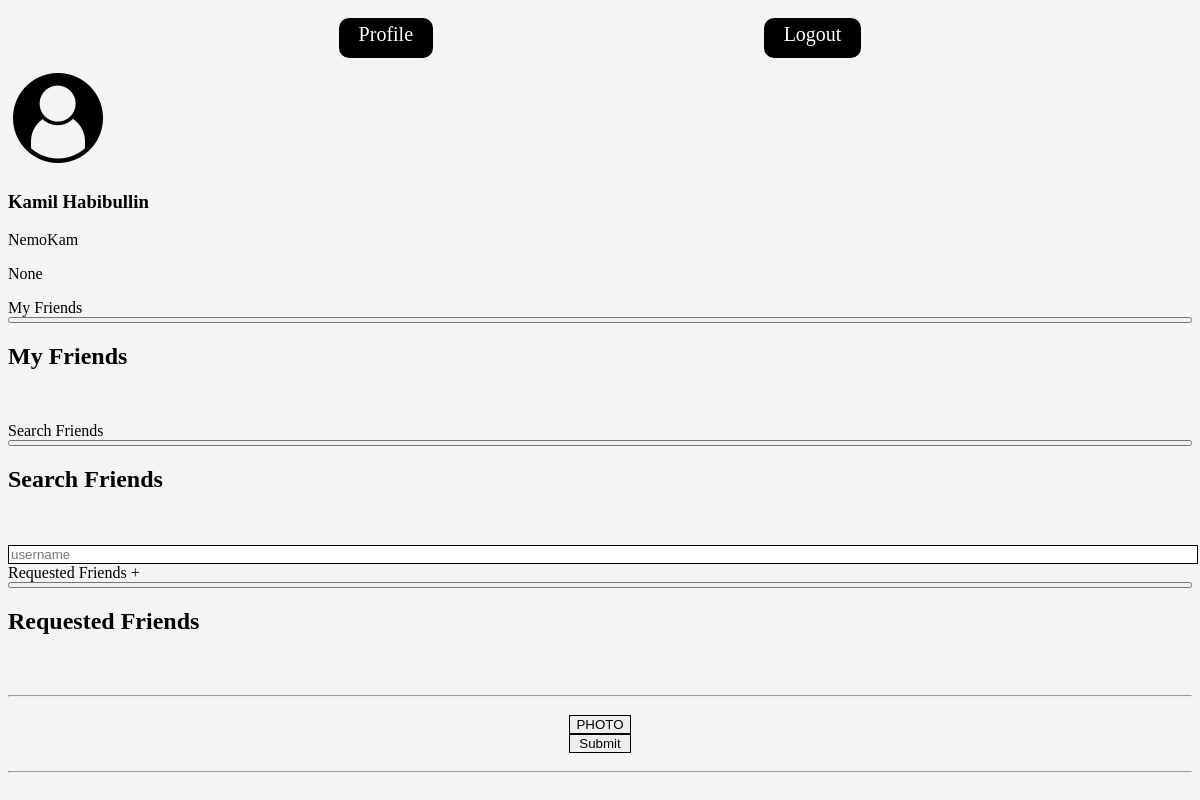
/profile/NemoKam (signed in), run on the app's committed database.
### profileapp/models.py (models this page shows, shortened)
class ProfileUser(AbstractUser):
    MALE = 'M'
    FEMALE = 'W'
    GENDER_CHOICES = (
        (MALE, 'мужской'),
        (FEMALE, 'женский')
    )
    activation_key = models.CharField(max_length=128, blank=True)
    birthday = models.DateField(_('birthday'), default=None, null=True)
    gender = models.CharField(_('gender'), max_length=1, choices=GENDER_CHOICES, default='M')
    avatar = models.ImageField(upload_to='users/avatars', blank=True, default="users/avatars/default_user_icon.png")
    about = models.CharField(_('about'), max_length=128, null=True)
    pre_friends = models.ManyToManyField("self", blank=True, related_name=_("maybe_friends"), symmetrical=False)
    friends = models.ManyToManyField("self", blank=True, related_name=_("friends"))

### profileapp/views.py (the view)
# urls.py: path('<str:username>', profileapp.user_other_profile, name='other_profile'),
def user_other_profile(request, username):
    profile = ProfileUser.objects.get(username=username)
    friends = profile.friends
    data = {
        'page_title': f'Profile {profile.username}',
        'user_model': profile,
        'friends': friends
    }
    return render(request, 'profileapp/profile.html', data)

### profileapp/templates/profileapp/profile.html (shortened to what this page needs)
{% extends 'base.html' %}
{% load static %}
{% block css %}
    <link href="{% static 'profileapp/profile.css' %}" rel="stylesheet"/>
{% endblock %}
{% block content %}
    <div class="auth-main">
        <div class="profile">
            <div class="uk-card uk-card-default">
                <div class="uk-card-header">
                    <div class="uk-grid-small uk-flex-middle" uk-grid>
                        <div class="uk-width-auto">
                            <img class="uk-border-circle" width="100" height="100" src="{{ user_model.avatar.url }}" alt="Avatar">
                        </div>
                        <div class="uk-width-expand">
                            <h3 class="uk-card-title uk-margin-remove-bottom">{{ user_model.first_name }} {{ user_model.last_name}}</h3>
                            <p class="uk-text-meta uk-margin-remove-top">{{ user_model.username }}</p>
                        </div>
                    </div>
                </div>
                <div class="uk-card-body">
                    <p>{{ user_model.about }}</p>
                </div>
                <div class="uk-card-footer">
                    <a class="uk-button uk-button-default" uk-toggle="target: #modal-sections-my-friends" onclick="friends_get()">My Friends</a>
                    <div id="modal-sections-my-friends" uk-modal>
                        <div class="uk-modal-dialog">
                            <button class="uk-modal-close-default" type="button" uk-close></button>
                            <div class="uk-modal-header">
                                <h2 class="uk-modal-title">My Friends</h2>
                            </div>
                            <div class="uk-modal-body">
                            </div>
                        </div>
                    </div>
                    <a class="uk-button uk-button-default" uk-toggle="target: #modal-sections-new-friends">Search Friends</a>
                    <div id="modal-sections-new-friends" uk-modal>
                        <div class="uk-modal-dialog">
                            <button class="uk-modal-close-default" type="button" uk-close></button>
                            <div class="uk-modal-header">
                                <h2 class="uk-modal-title">Search Friends</h2>
                            </div>
                            <div class="uk-modal-body">
                            </div>
                            <div class="uk-modal-footer">
                                <input type="text" name="find_friend_input" id="" placeholder="username" class="uk-input">
                            </div>
                        </div>
                    </div>
                    {% if wanted_friends_cnt != 0 %}
                    <a class="uk-button uk-button-default" uk-toggle="target: #modal-sections-requested-friends" onclick="friends_requested()">Requested Friends +{{ wanted_friends_cnt }}</a>
                    <div id="modal-sections-requested-friends" uk-modal>
                        <div class="uk-modal-dialog">
                            <button class="uk-modal-close-default" type="button" uk-close></button>
                            <div class="uk-modal-header">
                                <h2 class="uk-modal-title">Requested Friends</h2>
                            </div>
                            <div class="uk-modal-body">
                            </div>
                        </div>
                    </div>
                    {% endif %}
                </div>
            </div>
        </div>
        <hr>
        <div class="new_post">
            <form action="{% url 'profileapp:posts_create' %}" method="post" enctype="multipart/form-data" class="uk-grid new_post_form" uk-grid>
                <div class="uk-width-1-1" uk-form-custom>
                    <button class="uk-button uk-button-default post_inp" type="button" tabindex="-1">PHOTO</button>
                </div>
                <div class="uk-width-1-1">
                    <button class="uk-button uk-button-default post_inp">Submit</button>
                </div>
            </form>
        </div>
        <hr>
        <div class="posts">
        </div>
    </div>
{% endblock %}

### static/profileapp/profile.css (style rules this page uses)
html, body { background: rgb(244, 244, 244); }
a { text-decoration: none !important; transition: all ease-in 0.25s; }
.uk-modal-dialog { height: 100% !important; display: flex; flex-direction: column; justify-content: space-between; }
.uk-modal-body { height: 100% !important; display: flex; flex-direction: column; justify-content: space-between; overflow-y: scroll; overflow-x: hidden; }
.new_post { width: 50%; margin: auto; display: flex; justify-content: center; align-items: center; border-radius: 10px; padding: 10px; }
.uk-input, .post_inp { width: 100% !important; border: 1px solid black; }
.posts { display: flex; flex-direction: column; justify-content: space-evenly; align-items: center; padding: 10px; }

### data on the page
ProfileUser: avatar (placeholder picture), first_name "Kamil", last_name "Habibullin", username "NemoKam", about "None"
